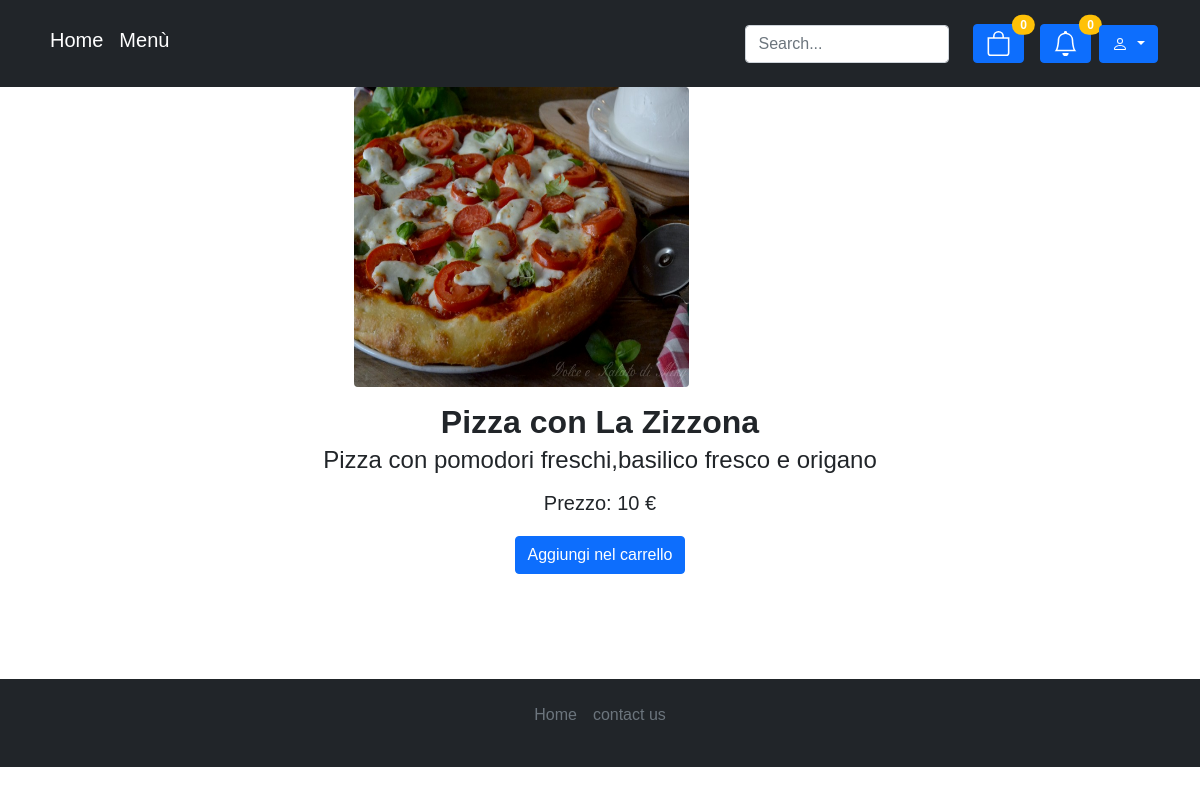
The app's page /prodotto_singolo.php?id=2 with its own data.
### tables this page shows
CREATE TABLE `prodotto` (
  `cod_prod` int(11) NOT NULL,
  `nome_prod` varchar(100) NOT NULL,
  `desc_prod` varchar(2000) NOT NULL,
  `img_prod` varchar(100) NOT NULL,
  `prezzo_unitario` int(11) NOT NULL
);

### prodotto_singolo.php (called while the page is built, shortened)
<?php
require_once 'bootstrap.php';
$ris_product_by_id=$dbh->prodotto_by_id($_GET["id"]);
if (count($ris_product_by_id)!=0) {
    $templateParams["prodotto"] = $ris_product_by_id[0];
    $templateParams["titolo"] = "pizza scelta";
    $templateParams["nome"] = "template/descrizione_prod.php";
    $templateParams["css"] = "css/descrizione_prod.css";
}
require("template/base.php");
?>

### db/database.php (called while the page is built, shortened)
<?php
class DatabaseHelper{
    private $db;
    public function __construct($servername, $username, $password, $dbname){
        $this->db = new mysqli($servername, $username, $password, $dbname);
    }
    public function prodotto_by_id($id){
        $stmt = $this->db->prepare("SELECT * FROM prodotto WHERE cod_prod = ?");
        $stmt->bind_param("i", $id);
        $stmt->execute();
        $result = $stmt->get_result();
        return $result->fetch_all(MYSQLI_ASSOC);
    }
}
?>

### bootstrap.php (called while the page is built, shortened)
<?php
require_once("db/database.php");
$dbh = new DatabaseHelper("localhost", "root", "", "database_tecnologie_web");
?>

### template/descrizione_prod.php (the view, shortened to what this page needs)
<div class="container">
    <div class="card">
    <?php $prodotto = $templateParams["prodotto"] ?>
        <img src="<?php echo UPLOAD_DIR.$prodotto["img_prod"] ?>" class="card-img-top rounded" alt="<?php echo  $prodotto["nome_prod"] ?>" width="200" height="300"/>
        <div class="card-body">
            <h2 class="card-title"><?php echo $prodotto["nome_prod"];?></h2>
            <h4 class="card-subtitle mb-3"><?php echo $prodotto["desc_prod"];?></h6>
            <h6 class="card-subtitle mb-3 h5">Prezzo: <?php echo $prodotto["prezzo_unitario"]." €";?></h6>
        <form action="aggiungiCarrello.php?id=<?php echo $prodotto["cod_prod"];?>" method="GET">
            <input type="submit" value="Aggiungi nel carrello" class="btn btn-primary">
        </form>
        </div>
    </div>
</div>

### css/descrizione_prod.css (style rules this page uses)
body { font-family: 'Gill Sans', 'Gill Sans MT', Calibri, 'Trebuchet MS', sans-serif; }
div.container { height: 60%; width: 100%; }
div.card { border: 0px; }
img.card-img-top { margin-left: 28%; margin-right: 0%; max-width: 30%; max-height: 30%; }
h2 { font-weight: bold; }
h6 { padding: 5px; }
div.card-body { width: 100%; max-height: 20%; position: relative; float: center; text-align: center; }
form { margin-bottom: 6%; }

### records on screen
prodotto: img_prod (picture), nome_prod "Pizza con La Zizzona", desc_prod "Pizza con pomodori freschi,basilico fresco e origano", prezzo_unitario "10"
